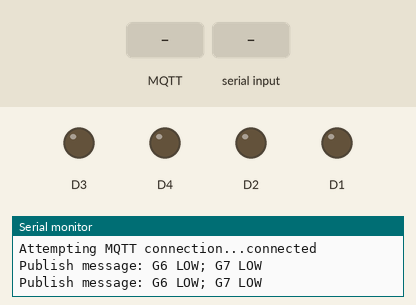
Simulated run of this sketch. Board: ESP8266 (NodeMCU). Shown: output pins drawn as LEDs (lit = HIGH), the last lines printed to the serial monitor. The inputs (shaded band) are chosen by the test bench. WiFi joins after 1.5 s; servers stay silent unless stated; random numbers use the default seed unless the sketch sets one; no MQTT or app messages arrive unless stated.

Above: at 2.7 s.
2.8 s: MQTT message "JioFi4" arrives on the first subscribed topic
At 4.0 s:
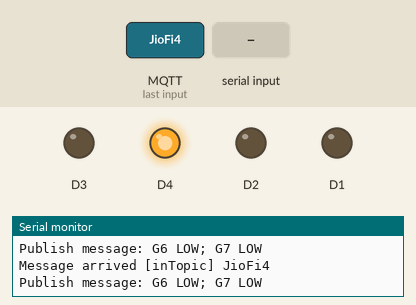
4.3 s: "JioFi4\n" received over Serial
At 5.1 s:
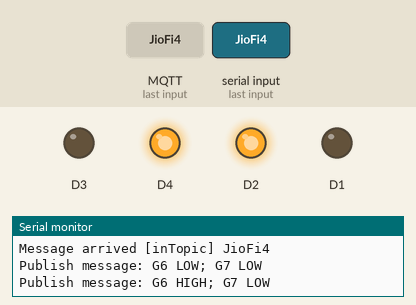
5.8 s: MQTT message "1" arrives on the first subscribed topic
At 6.3 s:
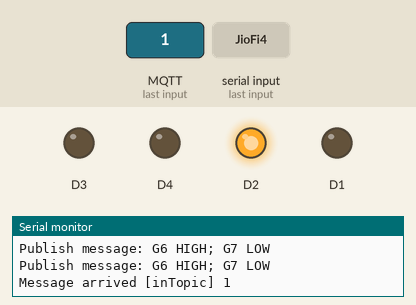
7.3 s: MQTT message "0" arrives on the first subscribed topic
At 8.7 s:
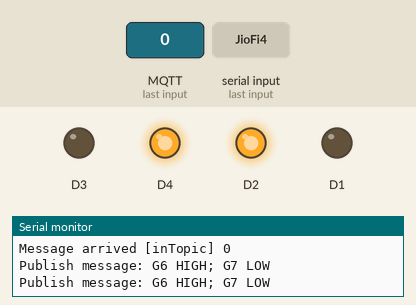
10.3 s: "Nitt2020\n" received over Serial
At 16.0 s:
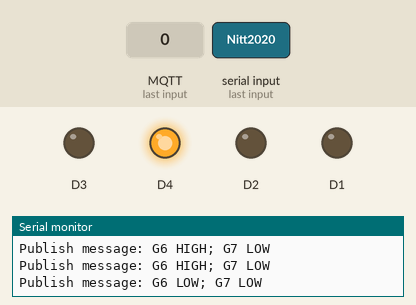
Timing chart, 0 to 16.8 s (numbered marks = the images above; inputs shaded):
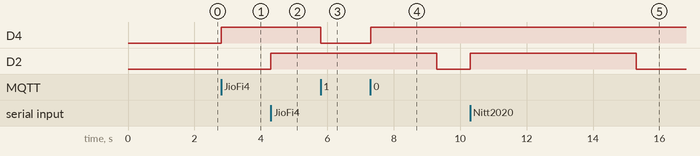

The sketch:

RFID_reader_and_pubsub.ino
```cpp
/*
 Basic ESP8266 MQTT example

 This sketch demonstrates the capabilities of the pubsub library in combination
 with the ESP8266 board/library.

 It connects to an MQTT server then:
  - publishes "hello world" to the topic "outTopic" every two seconds
  - subscribes to the topic "inTopic", printing out any messages
    it receives. NB - it assumes the received payloads are strings not binary
  - If the first character of the topic "inTopic" is an 1, switch ON the ESP Led,
    else switch it off

 It will reconnect to the server if the connection is lost using a blocking
 reconnect function. See the 'mqtt_reconnect_nonblocking' example for how to
 achieve the same result without blocking the main loop.

 To install the ESP8266 board, (using Arduino 1.6.4+):
  - Add the following 3rd party board manager under "File -> Preferences -> Additional Boards Manager URLs":
       http://arduino.esp8266.com/stable/package_esp8266com_index.json
  - Open the "Tools -> Board -> Board Manager" and click install for the ESP8266"
  - Select your ESP8266 in "Tools -> Board"

*/

#include <ESP8266WiFi.h>
#include <PubSubClient.h>

// Update these with values suitable for your network.

const char* ssid = "karthik";//"JioFi4";//"Nitt2020";
const char* password = "8778813014";//shivsaisuj05#";//"Nitt@2020";
const char* mqtt_server = "192.168.43.42";//"broker.mqtt-dashboard.com";

const char* s1 = "LOW";
const char* s2 = "LOW";

WiFiClient espClient;
PubSubClient client(espClient);
long lastMsg = 0;
char msg[50];
int value = 0;

//RFID Reader
int count = 0;
int ctr = 0, oldCtr = 0;
bool out = false;
int startTime = millis();
int startTime2 = millis();
int startTime3 = millis();
int startTime4 = millis();
int startTime5 = millis();

int roomNo = 6;

void setup_wifi() {

  delay(10);
  // We start by connecting to a WiFi network
  Serial.println();
  Serial.print("Connecting to ");
  Serial.println(ssid);

  WiFi.begin(ssid, password);

  while (WiFi.status() != WL_CONNECTED) {
    delay(500);
    Serial.print(".");
  }

  randomSeed(micros());

  Serial.println("");
  Serial.println("WiFi connected");
  Serial.println("IP address: ");
  Serial.println(WiFi.localIP());
}

void callback(char* topic, byte* payload, unsigned int length) {
  Serial.print("Message arrived [");
  Serial.print(topic);
  Serial.print("] ");
  for (int i = 0; i < length; i++) {
    Serial.print((char)payload[i]);
  }
  Serial.println();

  // Switch on the LED if an 1 was received as first character
  if ((char)payload[0] == '1') {
    digitalWrite(BUILTIN_LED, LOW);   // Turn the LED on (Note that LOW is the voltage level
    // but actually the LED is on; this is because
    // it is active low on the ESP-01)
  } else {
    digitalWrite(BUILTIN_LED, HIGH);  // Turn the LED off by making the voltage HIGH
  }

}

void reconnect() {
  // Loop until we're reconnected
  while (!client.connected()) {
    Serial.print("Attempting MQTT connection...");
    // Create a random client ID
    String clientId = "ESP8266Client-";
    clientId += String(random(0xffff), HEX);
    // Attempt to connect
    if (client.connect(clientId.c_str())) {
      Serial.println("connected");
      // Once connected, publish an announcement...
      client.publish("outTopic", "hello world");
      // ... and resubscribe
      client.subscribe("inTopic");
    } else {
      Serial.print("failed, rc=");
      Serial.print(client.state());
      Serial.println(" try again in 5 seconds");
      // Wait 5 seconds before retrying
      delay(5000);
    }
  }
}

void setup() {

  pinMode(BUILTIN_LED, OUTPUT);     // Initialize the BUILTIN_LED pin as an output
  pinMode(D3, OUTPUT);
  Serial.begin(115200);
  setup_wifi();
  client.setServer(mqtt_server, 1883);
  client.setCallback(callback);

//RFID Reader
  Serial.begin(115200);
  pinMode(D2,OUTPUT);
  pinMode(D1,OUTPUT);

}

void loop() {

  if (!client.connected()) {
    reconnect();
  }
  client.loop();
/*
  long now = millis();
  if (now - lastMsg > 2000) {
    lastMsg = now;
    ++value;
    snprintf (msg, 50, "hello world #%ld", value);
    Serial.print("Publish message: ");
    Serial.println(msg);
    client.publish("outTopic", msg);
  }
*/

  if(digitalRead(D3) == HIGH){
    roomNo = 7;
  }
  else{
    roomNo = 6;
  }

  //RFID Reader
  if(Serial.available())
  {
    //Serial.println("1");
    count = 0; // Reset count to zero// Keep reading Byte by Byte from the Buffer till the Buffer is empty
    {
      //Serial.println("2");
      if(millis() - startTime > 500){
        oldCtr = ctr;
        ctr++;
        if(roomNo == 6){
          digitalWrite(D2,HIGH);
          startTime = millis();
        }
        else{
          digitalWrite(D1,HIGH);
          startTime5 = millis();
        }

        msg[0] = '1';
        //out = !(out);
/*
        //MQTT
        ++value;
        snprintf (msg, 50, "G%ld HIGH", roomNo);
        Serial.print("Publish message: ");
        Serial.println(msg);
        client.publish("outTopic", msg);
        */

      }
      //Serial.println("3");
      //digitalWrite(D2,out);
      //out = !out;
      char input = Serial.read();
      //Serial.print(input);
      count++; //
      delay(5); //
    }
    /*
    Serial.println();
    Serial.print("Tag Length : ");
    Serial.print(count);
    Serial.println(" Bytes");
*/

  }
  //Serial.println("4");
  //if(ctr == oldCtr && millis() - startTime > 500){//ctr same for more than 500 ms
  else {
    if(millis() - startTime2 > 1000 && millis() - startTime > 5000){
      digitalWrite(D2,LOW);
      msg[0] = '0';

      startTime2 = millis();
    }
    if(millis() - startTime4 > 1000 && millis() - startTime5 > 5000){
      digitalWrite(D1,LOW);
      msg[0] = '0';

      startTime4 = millis();
    }

  }


  if(millis() - startTime3 > 1000){

      //MQTT
      ++value;
      s1 = (digitalRead(D2) == HIGH) ? "HIGH" : "LOW";
      s2 = (digitalRead(D1) == HIGH) ? "HIGH" : "LOW";
      snprintf (msg, 50, "G6 %s; G7 %s", s1, s2);
      Serial.print("Publish message: ");
      Serial.println(msg);
      client.publish("outTopic", msg);
      startTime3 = millis();
  }


}
```

Measured:
- after the input at 2.8 s, D4: LOW → HIGH at once
- after the input at 4.3 s, D2: LOW → HIGH at once
- after the input at 5.8 s, D4: HIGH → LOW at once
- after the input at 7.3 s, D4: LOW → HIGH at once
- after the input at 10.3 s, D2: LOW → HIGH at once, → LOW 5.0 s later
